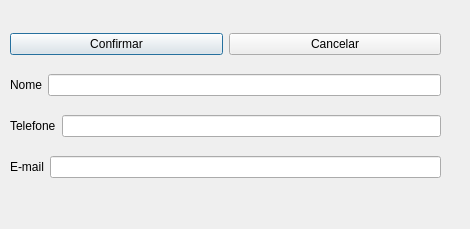
<?xml version="1.0" encoding="UTF-8"?>
<ui version="4.0">
 <class>inserir_ctt</class>
 <widget class="QDialog" name="inserir_ctt">
  <property name="geometry">
   <rect>
    <x>0</x>
    <y>0</y>
    <width>470</width>
    <height>229</height>
   </rect>
  </property>
  <property name="windowTitle">
   <string>Dialog</string>
  </property>
  <widget class="QWidget" name="">
   <property name="geometry">
    <rect>
     <x>10</x>
     <y>20</y>
     <width>431</width>
     <height>171</height>
    </rect>
   </property>
   <layout class="QVBoxLayout" name="verticalLayout">
    <item>
     <layout class="QHBoxLayout" name="horizontalLayout_4">
      <item>
       <widget class="QPushButton" name="btn_confirmar">
        <property name="text">
         <string>Confirmar</string>
        </property>
       </widget>
      </item>
      <item>
       <widget class="QPushButton" name="btn_cancelar">
        <property name="text">
         <string>Cancelar</string>
        </property>
       </widget>
      </item>
     </layout>
    </item>
    <item>
     <layout class="QHBoxLayout" name="horizontalLayout">
      <item>
       <widget class="QLabel" name="label">
        <property name="text">
         <string>Nome</string>
        </property>
       </widget>
      </item>
      <item>
       <widget class="QLineEdit" name="txt_nome"/>
      </item>
     </layout>
    </item>
    <item>
     <layout class="QHBoxLayout" name="horizontalLayout_2">
      <item>
       <widget class="QLabel" name="label_2">
        <property name="text">
         <string>Telefone</string>
        </property>
       </widget>
      </item>
      <item>
       <widget class="QLineEdit" name="txt_tel"/>
      </item>
     </layout>
    </item>
    <item>
     <layout class="QHBoxLayout" name="horizontalLayout_3">
      <item>
       <widget class="QLabel" name="label_3">
        <property name="text">
         <string>E-mail</string>
        </property>
       </widget>
      </item>
      <item>
       <widget class="QLineEdit" name="txt_mail"/>
      </item>
     </layout>
    </item>
   </layout>
  </widget>
 </widget>
 <resources/>
 <connections/>
</ui>
